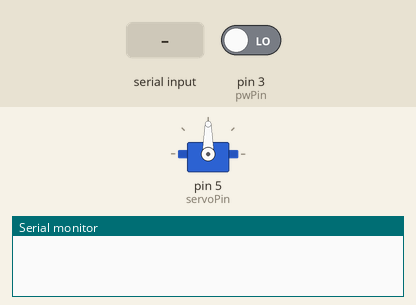
This sketch was run on a simulated Arduino Uno, built with avr-gcc and run on an emulated ATmega328P. On the bench: servo, the last lines printed to the serial monitor. The inputs (shaded band) are chosen by the test bench; at power-on: pin 3 (pwPin) LOW.

Above: at 1.2 s.
1.3 s: "30,150\n" received over Serial
At 3.8 s:
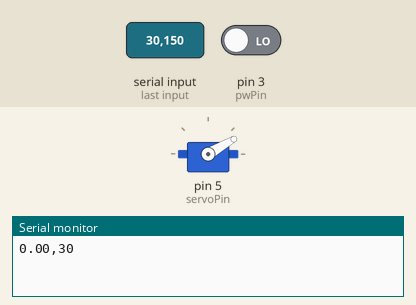
Timing chart, 0 to 5.3 s (numbered marks = the images above; inputs shaded):
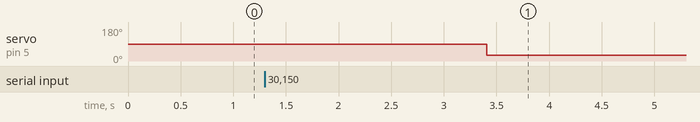

Measured:
- after the input at 1.3 s, servo on pin 5 (servoPin): 90° → 30° after 2.1 s

The sketch:

radar-system.ino
```cpp
/*
 * Lab 3
 * By: Daniel Speiser, Maria Shen, Mark Assad
 */
// library imports
#include <Servo.h>       // import servo library
// global variable declarations and initializations
Servo servo;             // create servo object to control a servo
int pwPin = 3;           // declare pw pin 3 for sonar depth tracker
int servoPin = 5;        // declare pin 5 as servo pin
int pos = 0;             // keep track of servo position
int startPos = 0;        // initial start position
int endPos = 0;          // end position
int increment = 0;       // angle degree in which to increment servo
bool isInput = false;    // flag for detecting if input has been given
float pulse, mm;         // calculate and store pulse and mm of sonar
// helper methods
/*
 *  The parseInput method reads and parses serial input for
 *  servo rotation in the form of: int start, end, increment
 */
void parseInput() {
  isInput = true;                // set flag to true
  startPos = Serial.parseInt();  // parse first int as start pos
  endPos = Serial.parseInt();    // parse second int as end pos
  increment = Serial.parseInt(); // parse third int as angle increment
}
/*
 * The readSensor method pulses the pw pin to high
 * in order to allow the sonar depth tracker to
 * read in and record an object's distance.
 */
void readSensor() {
  pulse = pulseIn(pwPin, HIGH); // set pw pin to high, record pulse
  mm = pulse;                   // mm is equal to pulse width
  delay(100);                   // delay 100ms for servo to reach position
}
/*
 * The printReadings method prints the recorded depth
 * readings to the console. TODO: Implement with GUI
 */
void printReadings() {
  Serial.print(mm);
  Serial.print(",");
  Serial.println(pos);
}
/*
 * the rotate method rotates the servo in the in the given
 * angle range (0-180 degrees), angle increment, and direction
 */
void rotate(int startPos, int endPos, int increment, boolean dir) {
  if (dir)  // rotate if direction is forward
    // rotate servo from start position to end position, moving by given increment
    for (pos = startPos; pos <= endPos; pos += increment)
      readSonarAndRotateServo(pos);
  else     // rotate backwards
    // rotate servo from end position to start position, moving by given increment
    for (pos = endPos; pos >= startPos; pos -= increment)
      readSonarAndRotateServo(pos);
}
/*
 * reads the sonar and rotates the servo together to accrue
 * distance readings along with the servo's rotation
 */
void readSonarAndRotateServo(int pos) {
    readSensor();               // call read sensor
    printReadings();            // display sensor readings
    servo.write(pos);            // move servo to position pos
    delay(100);                  // delay 100ms for servo to reach position
}
// initial setup
void setup() {
  Serial.begin(9600);      // opens serial port, sets data rate to 9600 bps
  pinMode(pwPin, INPUT);   // set pw pin for sonar depth tracker as input
  servo.attach(servoPin);  // attach servo to the servo pin declared above
}
// main loop
void loop() {
  if (Serial.available())     // if input is available
    parseInput();             // call parse helper
  else if (isInput == true) { // if there is input, start rotating servo
    // rotate servo from start position to end position, moving by given increment
    rotate(startPos, endPos, increment, true);  // call helper to rotate forward
    rotate(startPos, endPos, increment, false); // call helper to rotate backward
  }
}
```
